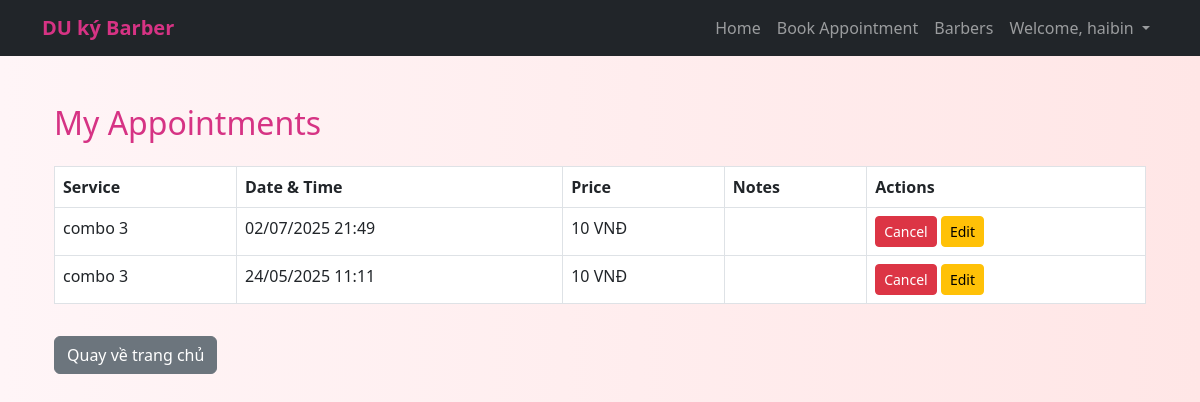
Screenshot of /my-appointments/ (signed in) with the database file from the repository.
### main/models.py (models this page shows, shortened)
class Appointment(models.Model):
    user = models.ForeignKey(User, on_delete=models.CASCADE)
    service = models.ForeignKey(Service, on_delete=models.SET_NULL, null=True)
    barber = models.ForeignKey(Barber, on_delete=models.SET_NULL, null=True, blank=True)
    appointment_date = models.DateTimeField()
    created_at = models.DateTimeField(auto_now_add=True)
    notes = models.TextField(blank=True)

class Service(models.Model):
    name = models.CharField(max_length=100)
    description = models.TextField()
    price = models.DecimalField(max_digits=6, decimal_places=2)
    image = models.ImageField(upload_to='services/', blank=True, null=True)

### main/views.py (the view)
# urls.py: path('my-appointments/', views.my_appointments, name='my_appointments'),
@login_required
def my_appointments(request):
    appointments = Appointment.objects.filter(user=request.user).order_by('-appointment_date')
    return render(request, 'main/my_appointments.html', {'appointments': appointments})

### main/templates/main/my_appointments.html (shortened to what this page needs)
{% extends 'main/base.html' %}
{% block content %}
<div class="container mt-5">
  <h2 class="mb-4">My Appointments</h2>
  {% if appointments %}
    <table class="table table-bordered">
      <thead>
        <tr>
          <th>Service</th>
          <th>Date & Time</th>
          <th>Price</th>
          <th>Notes</th>
          <th>Actions</th>
        </tr>
      </thead>
      <tbody>
        {% for app in appointments %}
        <tr>
          <td>{{ app.service.name }}</td>
          <td>{{ app.appointment_date|date:"d/m/Y H:i" }}</td>
          <td>{{ app.service.price|floatformat:0 }} VNĐ</td>
          <td>{{ app.notes }}</td>
          <td>
            <form action="{% url 'delete_appointment' app.pk %}" method="post" style="display:inline;">
              <button type="submit" class="btn btn-danger btn-sm">Cancel</button>
            </form>
            <a href="{% url 'edit_appointment' app.pk %}" class="btn btn-warning btn-sm">Edit</a>
          </td>
        </tr>
        {% endfor %}
      </tbody>
    </table>
  {% else %}
    <p>No appointments yet.</p>
  {% endif %}
  <a href="{% url 'home' %}" class="btn btn-secondary mt-3">Quay về trang chủ</a>
</div>
{% endblock %}

### main/templates/main/base.html (shortened to what this page needs)
{% load static %}
<!DOCTYPE html>
<html lang="en">
<head>
  <link href="https://cdn.jsdelivr.net/npm/bootstrap@5.3.0/dist/css/bootstrap.min.css" rel="stylesheet" />
  <link rel="stylesheet" href="{% static 'main/style.css' %}" />
</head>
<body>
  <nav class="navbar navbar-expand-lg navbar-dark bg-dark mb-4">
    <div class="container">
      <a class="navbar-brand" href="{% url 'home' %}">DU ký Barber</a>
      <div class="collapse navbar-collapse" id="navbarNav">
        <ul class="navbar-nav ms-auto">
          <li class="nav-item"><a class="nav-link" href="{% url 'home' %}">Home</a></li>
          <li class="nav-item"><a class="nav-link" href="{% url 'book_appointment' %}">Book Appointment</a></li>
          <li class="nav-item"><a class="nav-link" href="{% url 'barbers' %}">Barbers</a></li>
          {% if user.is_authenticated %}
            <li class="nav-item dropdown">
              <a class="nav-link dropdown-toggle" href="#" id="userDropdown" role="button" data-bs-toggle="dropdown" aria-expanded="false">
                Welcome, {{ user.username }}
              </a>
            </li>
          {% else %}
            <li class="nav-item"><a class="nav-link" href="{% url 'login' %}">Login</a></li>
            <li class="nav-item"><a class="nav-link" href="{% url 'signup' %}">Sign Up</a></li>
          {% endif %}
        </ul>
      </div>
    </div>
  </nav>
  <main class="container">
    {% block content %}{% endblock %}
  </main>
</body>
</html>

### barberproject/static/main/style.css (style rules this page uses)
body { background: linear-gradient(to right, #fff5f7, #ffe6e6); font-family: 'Segoe UI', sans-serif; }
.navbar-brand { font-weight: bold; color: #d63384; }
h2 { color: #d63384; }

### rows the page displays
Appointment: service.name "combo 3", appointment_date "02/07/2025 21:49", service.price "10"
Appointment: service.name "combo 3", appointment_date "24/05/2025 11:11", service.price "10"

### other values shown
{{ user.username }} "haibin"
